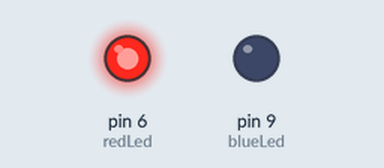
Recording of a sketch running on a simulated Arduino Uno, built with avr-gcc and run on an emulated ATmega328P. On the bench: output pins drawn as LEDs (lit = HIGH).

Above: at 0.2 s.
At 4.2 s:
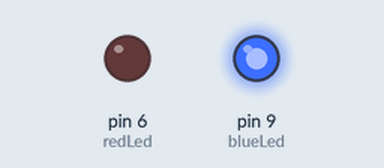
At 8.7 s:
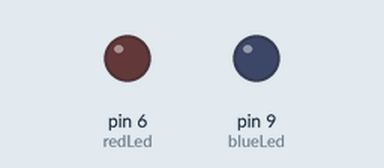
Timing chart, 0 to 9.1 s (numbered marks = the images above):
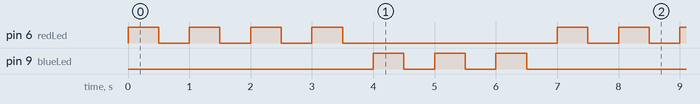

The sketch:

for_loops.ino
```cpp
int redLed = 6;
int blueLed = 9;
int redTime = 500;
int blueTime = 500;
int redBlink = 4;
int blueBlink = 3;
int i;

void setup() {
  // put your setup code here, to run once:

  pinMode(redLed, OUTPUT);
  pinMode(blueLed, OUTPUT);

}

void loop() {
  // put your main code here, to run repeatedly:

  for (i=1; i<=redBlink; i++) {

    digitalWrite(redLed, HIGH);
    delay(redTime);
    digitalWrite(redLed, LOW);
    delay(redTime);

  }

  for (i=1; i<= blueBlink; i++) {
    digitalWrite(blueLed, HIGH);
    delay(blueTime);
    digitalWrite(blueLed, LOW);
    delay(blueTime);
  }

}
```

Measured:
- by itself, pin 6 (redLed): repeats every 7.0 s: 3 × (LOW 0.50 s, HIGH 0.50 s), LOW 3.5 s, HIGH 0.50 s
- by itself, pin 9 (blueLed): repeats every 7.0 s: 2 × (LOW 0.50 s, HIGH 0.50 s), LOW 4.5 s, HIGH 0.50 s
- by itself, everything shown: repeats every 7.0 s, in 14 steps
